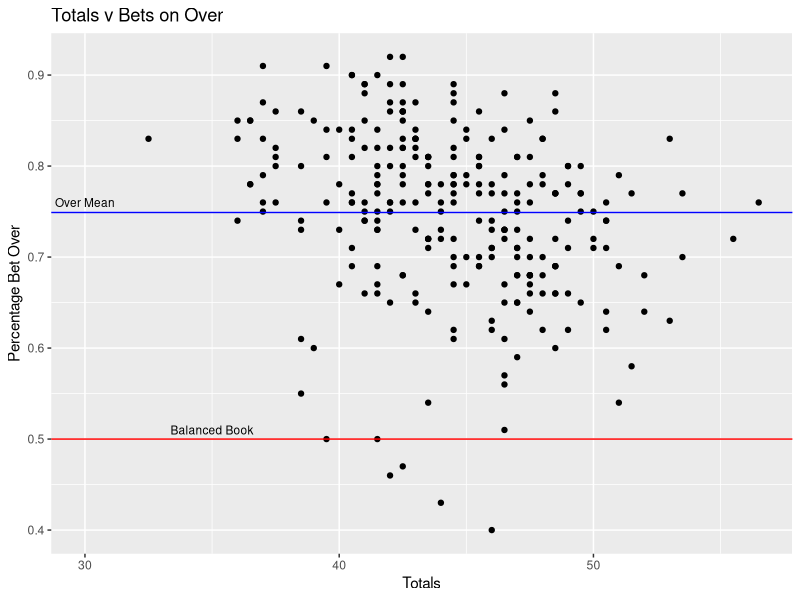
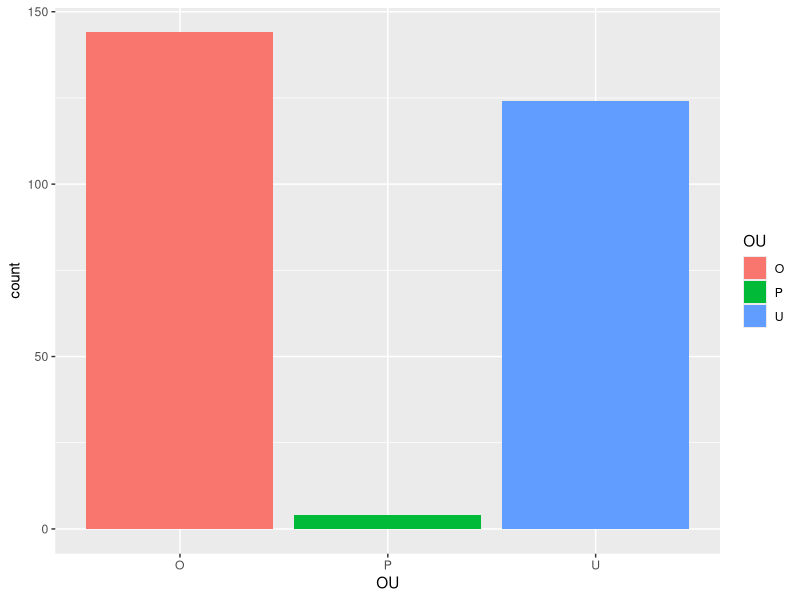
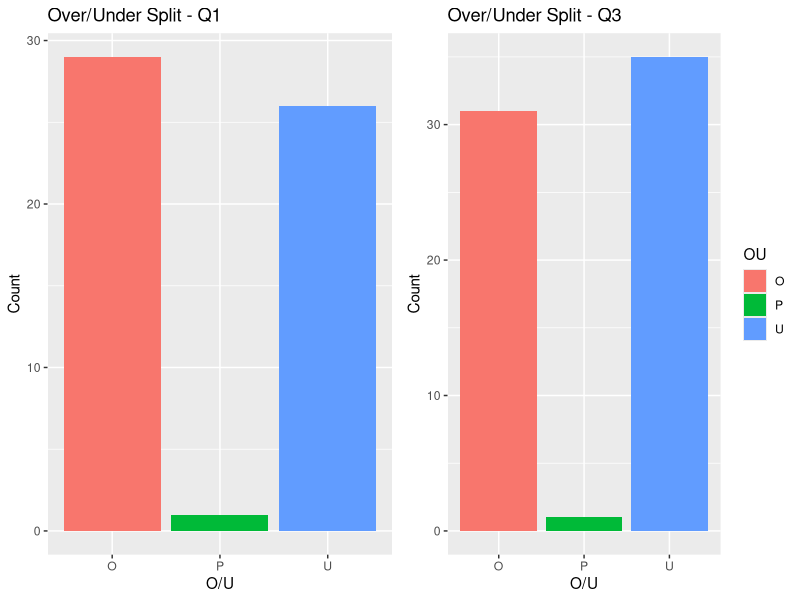

Write R code to recreate these figures, in order.
## ---- chunk 1
knitr::opts_chunk$set(echo = TRUE)
## ---- chunk 2
library(tidyverse)
library(readr)
library(car)
library(ggplot2)
library(ggpubr)
## ---- chunk 3
##importing data
nfl_data <- read_csv('data/NFL_data_3_27_25.csv')
## ---- chunk 4
##looking at mean values of pct bet for markets
summary(nfl_data)
## ---- chunk 5
##spreads testing if mean is statistically significant
t.test(nfl_data$pct_bets_home_spread, mu = .5)
t.test(nfl_data$pct_bets_vis_spread, mu = .5)
## ---- chunk 6
##Totals testing if mean statistically significant
t.test(nfl_data$pct_bets_over, mu = .5)
t.test(nfl_data$pct_bets_under, mu = .5)
## ---- chunk 7
##visualizing the totals over market pct bet
ggplot(nfl_data, aes(Total, pct_bets_over)) +
  geom_point() +
  geom_hline(yintercept = mean(nfl_data$pct_bets_over), color = 'blue') +
  annotate('text', x = 30, y = 0.76, label = 'Over Mean', size = 3) +
  geom_hline(yintercept = 0.5, color = 'red') +
  annotate('text', x = 35, y = 0.51, label = 'Balanced Book', size = 3) +
  xlab('Totals') + ylab('Percentage Bet Over') +
  ggtitle('Totals v Bets on Over')
## ---- chunk 8
##adding dummy variables
nfl_data %>% mutate(
  sumscore = HomeScore + AwayScore,
  OU = case_when(sumscore > Total ~ 'O',
                 sumscore < Total ~ 'U',
                 sumscore == Total ~ 'P'),
  OverWin = case_when(sumscore > Total ~ 1,
                      .default = 0),
  UnderWin = case_when(sumscore < Total ~ 1,
                       .default = 0),
  HomeCover = case_when(
    ((HomeSpread < 0) & (HomeScore - AwayScore > AwaySpread)) ~ 1,
    ((HomeSpread > 0) & (AwayScore - HomeScore > HomeSpread)) ~ 1,
    ((HomeSpread == 0) & (HomeScore - AwayScore > AwaySpread)) ~ 1,
    .default = 0),
  AwayCover = case_when(
    HomeCover == 1 ~ 0,
    ((HomeScore - AwayScore == AwaySpread) & (AwayScore - HomeScore == HomeSpread)) ~ 0,
    .default = 1)) -> nfl_data
## ---- chunk 9
##looking at means of wining percentages and quartiles for spreads and totals
summary(nfl_data)
## ---- chunk 10
##t-test for profitbality
t.test(nfl_data$OverWin, mu = 0.524, alternative = 'greater')
t.test(nfl_data$UnderWin, mu = 0.524, alternative = 'greater')
## ---- chunk 11
t.test(nfl_data$HomeCover, mu = 0.524, alternative = 'greater')
t.test(nfl_data$AwayCover, mu = 0.524, alternative = 'greater')
## ---- chunk 12
nfl_data %>% filter(Total > 47) -> totalq3
nfl_data %>% filter(Total < 41.5) -> totalq1
## ---- chunk 13
t.test(totalq1$OverWin, mu = 0.524, alternative = 'greater')
t.test(totalq1$UnderWin, mu = 0.524, alternative = 'greater')
## ---- chunk 14
t.test(totalq3$OverWin, mu = 0.524, alternative = 'greater')
t.test(totalq3$UnderWin, mu = 0.524, alternative = 'greater')
## ---- chunk 15
ggplot(nfl_data, aes(OU, fill = OU)) +
  geom_bar()
## ---- chunk 16
bar2 <- ggplot(totalq1, aes(OU, fill = OU)) +
  geom_bar(show.legend = FALSE) +
  ylab('Count') +
  xlab('O/U') +
  ggtitle('Over/Under Split - Q1')
## ---- chunk 17
bar3 <- ggplot(totalq3, aes(OU, fill = OU)) +
  geom_bar() +
  ylab('Count') +
  xlab('O/U') +
  ggtitle('Over/Under Split - Q3')
## ---- chunk 18
##creates dashboard in R using the two plots above
ggarrange(bar2, bar3, ncol = 2, nrow = 1)
